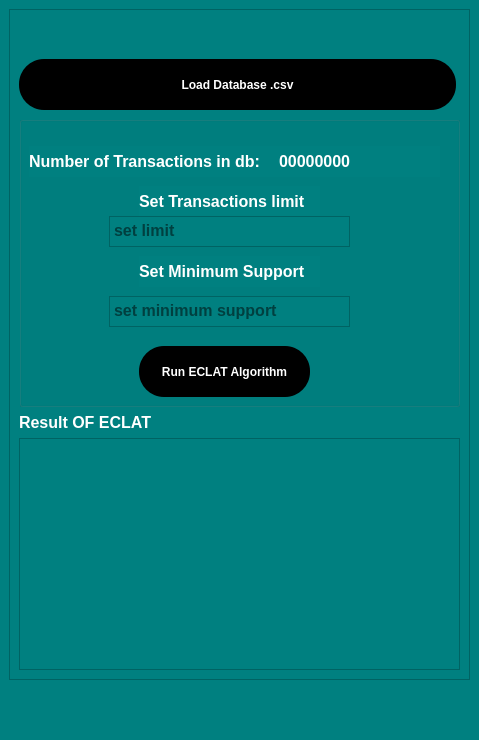
<?xml version="1.0" encoding="UTF-8"?>
<ui version="4.0">
 <class>MainWindow</class>
 <widget class="QMainWindow" name="MainWindow">
  <property name="geometry">
   <rect>
    <x>0</x>
    <y>0</y>
    <width>479</width>
    <height>740</height>
   </rect>
  </property>
  <property name="minimumSize">
   <size>
    <width>479</width>
    <height>740</height>
   </size>
  </property>
  <property name="maximumSize">
   <size>
    <width>479</width>
    <height>740</height>
   </size>
  </property>
  <property name="windowTitle">
   <string>MainWindow</string>
  </property>
  <property name="styleSheet">
   <string notr="true">background-color:teal;</string>
  </property>
  <widget class="QWidget" name="centralwidget">
   <widget class="QScrollArea" name="scrollArea">
    <property name="geometry">
     <rect>
      <x>9</x>
      <y>9</y>
      <width>461</width>
      <height>671</height>
     </rect>
    </property>
    <property name="minimumSize">
     <size>
      <width>461</width>
      <height>671</height>
     </size>
    </property>
    <property name="widgetResizable">
     <bool>true</bool>
    </property>
    <widget class="QWidget" name="scrollAreaWidgetContents">
     <property name="geometry">
      <rect>
       <x>0</x>
       <y>0</y>
       <width>459</width>
       <height>669</height>
      </rect>
     </property>
     <layout class="QVBoxLayout" name="verticalLayout">
      <item>
       <widget class="QLabel" name="database_text">
        <property name="minimumSize">
         <size>
          <width>161</width>
          <height>34</height>
         </size>
        </property>
        <property name="font">
         <font>
          <pointsize>-1</pointsize>
         </font>
        </property>
        <property name="styleSheet">
         <string notr="true">text-align:center;
font-size:18px;</string>
        </property>
        <property name="text">
         <string/>
        </property>
       </widget>
      </item>
      <item>
       <widget class="QPushButton" name="load_database_button">
        <property name="sizePolicy">
         <sizepolicy hsizetype="Minimum" vsizetype="Fixed">
          <horstretch>0</horstretch>
          <verstretch>0</verstretch>
         </sizepolicy>
        </property>
        <property name="minimumSize">
         <size>
          <width>437</width>
          <height>51</height>
         </size>
        </property>
        <property name="maximumSize">
         <size>
          <width>240</width>
          <height>51</height>
         </size>
        </property>
        <property name="styleSheet">
         <string notr="true">background-color:balck;
color:white;
font-weight:bold;
border-radius:25px;</string>
        </property>
        <property name="text">
         <string>Load Database .csv</string>
        </property>
       </widget>
      </item>
      <item>
       <widget class="QGroupBox" name="container">
        <property name="minimumSize">
         <size>
          <width>431</width>
          <height>291</height>
         </size>
        </property>
        <property name="font">
         <font>
          <pointsize>16</pointsize>
          <weight>75</weight>
          <bold>true</bold>
         </font>
        </property>
        <property name="title">
         <string/>
        </property>
        <widget class="QLabel" name="label">
         <property name="geometry">
          <rect>
           <x>10</x>
           <y>30</y>
           <width>251</width>
           <height>31</height>
          </rect>
         </property>
         <property name="font">
          <font>
           <pointsize>12</pointsize>
           <weight>75</weight>
           <bold>true</bold>
          </font>
         </property>
         <property name="styleSheet">
          <string notr="true">color:white;
font-size:20;
font-weight:bold;</string>
         </property>
         <property name="text">
          <string>Number of Transactions in db:</string>
         </property>
        </widget>
        <widget class="QLabel" name="transaction_num">
         <property name="geometry">
          <rect>
           <x>260</x>
           <y>30</y>
           <width>161</width>
           <height>31</height>
          </rect>
         </property>
         <property name="font">
          <font>
           <pointsize>12</pointsize>
           <weight>75</weight>
           <bold>true</bold>
          </font>
         </property>
         <property name="styleSheet">
          <string notr="true">color:white;
font-size:20;
font-weight:bold;</string>
         </property>
         <property name="text">
          <string>00000000</string>
         </property>
        </widget>
        <widget class="QLabel" name="label_2">
         <property name="geometry">
          <rect>
           <x>120</x>
           <y>70</y>
           <width>181</width>
           <height>31</height>
          </rect>
         </property>
         <property name="font">
          <font>
           <pointsize>12</pointsize>
           <weight>75</weight>
           <bold>true</bold>
          </font>
         </property>
         <property name="styleSheet">
          <string notr="true">color:white;
font-size:20;
font-weight:bold;</string>
         </property>
         <property name="text">
          <string>Set Transactions limit</string>
         </property>
        </widget>
        <widget class="QTextEdit" name="mini_support">
         <property name="geometry">
          <rect>
           <x>90</x>
           <y>180</y>
           <width>241</width>
           <height>31</height>
          </rect>
         </property>
         <property name="font">
          <font>
           <pointsize>12</pointsize>
           <weight>75</weight>
           <bold>true</bold>
          </font>
         </property>
         <property name="placeholderText">
          <string notr="true">set minimum support</string>
         </property>
        </widget>
        <widget class="QLabel" name="label_3">
         <property name="geometry">
          <rect>
           <x>120</x>
           <y>140</y>
           <width>181</width>
           <height>31</height>
          </rect>
         </property>
         <property name="font">
          <font>
           <pointsize>12</pointsize>
           <weight>75</weight>
           <bold>true</bold>
          </font>
         </property>
         <property name="styleSheet">
          <string notr="true">color:white;
font-size:20;
font-weight:bold;</string>
         </property>
         <property name="text">
          <string>Set Minimum Support</string>
         </property>
        </widget>
        <widget class="QTextEdit" name="db_limit">
         <property name="geometry">
          <rect>
           <x>90</x>
           <y>100</y>
           <width>241</width>
           <height>31</height>
          </rect>
         </property>
         <property name="font">
          <font>
           <pointsize>12</pointsize>
           <weight>75</weight>
           <bold>true</bold>
          </font>
         </property>
         <property name="placeholderText">
          <string notr="true">set limit</string>
         </property>
        </widget>
        <widget class="QPushButton" name="do_eclat">
         <property name="geometry">
          <rect>
           <x>120</x>
           <y>230</y>
           <width>171</width>
           <height>51</height>
          </rect>
         </property>
         <property name="styleSheet">
          <string notr="true">background-color:balck;
color:white;
font-weight:bold;
border-radius:25px;</string>
         </property>
         <property name="text">
          <string>Run ECLAT Algorithm</string>
         </property>
        </widget>
       </widget>
      </item>
      <item>
       <widget class="QLabel" name="res_label">
        <property name="font">
         <font>
          <pointsize>12</pointsize>
          <weight>75</weight>
          <bold>true</bold>
         </font>
        </property>
        <property name="styleSheet">
         <string notr="true">color:white;
font-size:20;
font-weight:bold;</string>
        </property>
        <property name="text">
         <string>Result OF ECLAT</string>
        </property>
       </widget>
      </item>
      <item>
       <widget class="QListView" name="listView"/>
      </item>
     </layout>
    </widget>
   </widget>
  </widget>
  <widget class="QMenuBar" name="menubar">
   <property name="geometry">
    <rect>
     <x>0</x>
     <y>0</y>
     <width>479</width>
     <height>21</height>
    </rect>
   </property>
  </widget>
  <widget class="QStatusBar" name="statusbar"/>
 </widget>
 <resources/>
 <connections/>
</ui>
